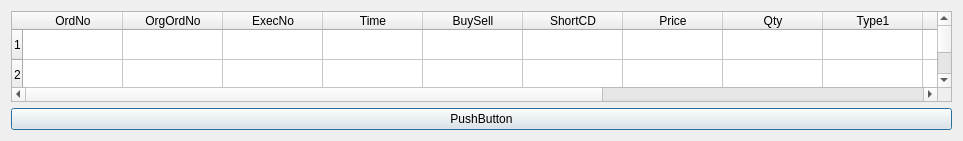
<?xml version="1.0" encoding="UTF-8"?>
<ui version="4.0">
 <class>Dialog</class>
 <widget class="QDialog" name="Dialog">
  <property name="geometry">
   <rect>
    <x>0</x>
    <y>0</y>
    <width>963</width>
    <height>141</height>
   </rect>
  </property>
  <property name="windowTitle">
   <string>Dialog</string>
  </property>
  <layout class="QVBoxLayout" name="verticalLayout">
   <item>
    <widget class="QTableWidget" name="tableWidget">
     <row>
      <property name="text">
       <string>1</string>
      </property>
     </row>
     <row>
      <property name="text">
       <string>2</string>
      </property>
     </row>
     <column>
      <property name="text">
       <string>OrdNo</string>
      </property>
     </column>
     <column>
      <property name="text">
       <string>OrgOrdNo</string>
      </property>
     </column>
     <column>
      <property name="text">
       <string>ExecNo</string>
      </property>
     </column>
     <column>
      <property name="text">
       <string>Time</string>
      </property>
     </column>
     <column>
      <property name="text">
       <string>BuySell</string>
      </property>
     </column>
     <column>
      <property name="text">
       <string>ShortCD</string>
      </property>
     </column>
     <column>
      <property name="text">
       <string>Price</string>
      </property>
     </column>
     <column>
      <property name="text">
       <string>Qty</string>
      </property>
     </column>
     <column>
      <property name="text">
       <string>Type1</string>
      </property>
     </column>
     <column>
      <property name="text">
       <string>Type2</string>
      </property>
     </column>
     <column>
      <property name="text">
       <string>ExecPrice</string>
      </property>
     </column>
     <column>
      <property name="text">
       <string>ExecQty</string>
      </property>
     </column>
     <column>
      <property name="text">
       <string>UnExecQty</string>
      </property>
     </column>
     <column>
      <property name="text">
       <string>ChkReq</string>
      </property>
     </column>
    </widget>
   </item>
   <item>
    <widget class="QPushButton" name="pushButton">
     <property name="text">
      <string>PushButton</string>
     </property>
    </widget>
   </item>
  </layout>
 </widget>
 <resources/>
 <connections/>
</ui>
